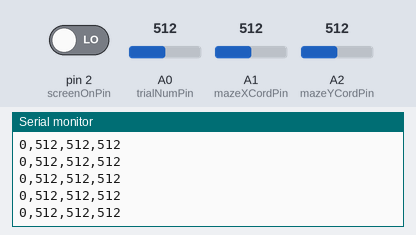
Bench run of a sketch on a simulated Arduino Uno, built with avr-gcc and run on an emulated ATmega328P. Parts: the last lines printed to the serial monitor. Inputs (shaded band) come from the test bench; at power-on: A0 (trialNumPin) = 512, A1 (mazeXCordPin) = 512, A2 (mazeYCordPin) = 512, pin 2 (screenOnPin) LOW.

Above: at 1.2 s.
1.3 s: A0 (trialNumPin) set to 716
At 1.35 s:
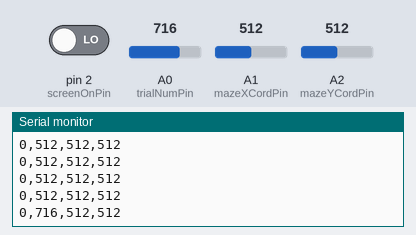
2.8 s: A1 (mazeXCordPin) set to 716
At 2.81 s:
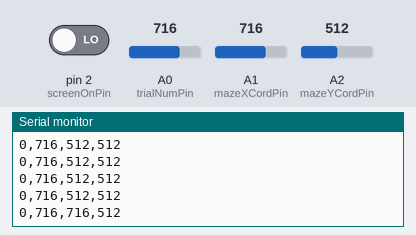
4.3 s: A2 (mazeYCordPin) set to 716
At 4.34 s:
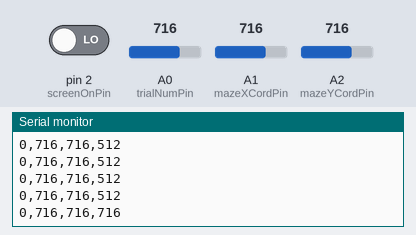
5.8 s: pin 2 (screenOnPin) driven HIGH
At 5.86 s:
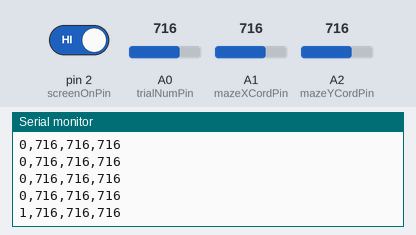
7.3 s: A0 (trialNumPin) set to 900
At 7.33 s:
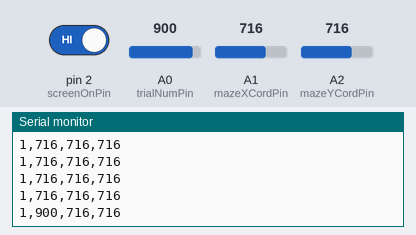
8.8 s: A1 (mazeXCordPin) set to 900
At 8.85 s:
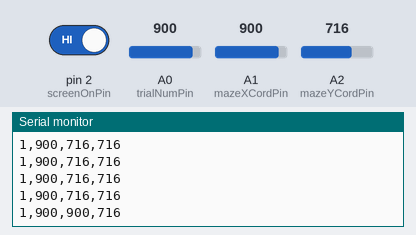
Timing chart, 0 to 11.3 s (numbered marks = the images above; inputs shaded):
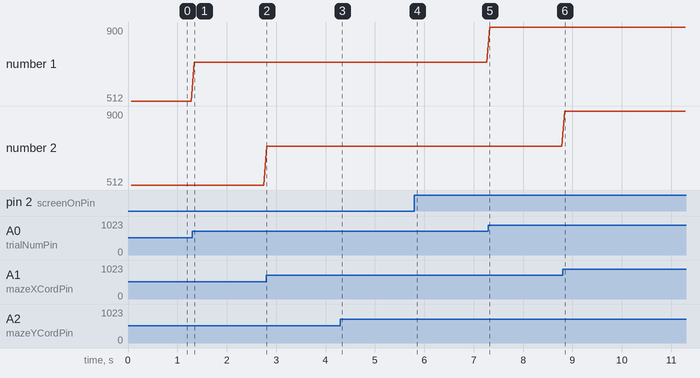

The sketch:

ArduinoSerialStr.ino
```cpp
/*
  Serial communication to sends signals from RTLinux to Matlab
   */

// set pin numbers:
const int screenOnPin = 2;
const int trialNumPin = A0;
const int mazeXCordPin = A1;
const int mazeYCordPin = A2;

long previousMillis = 0;
long interval = 60;           // interval at which to send data (milliseconds)

// the setup routine runs once when you press reset:
void setup() {
  pinMode(screenOnPin, INPUT);
  // initialize serial communication at 19200 bits per second:
  Serial.begin(115200);
}

// the loop routine runs over and over again forever:
void loop() {
  unsigned long currentMillis = millis();
  if (currentMillis < previousMillis) {
    previousMillis = 0;
  }
  if(currentMillis - previousMillis > interval) {
    // save the last time you blinked the LED
    previousMillis = currentMillis;

    // read the input on analog pin 0:
    int screenOn = digitalRead(screenOnPin);
    int trialNum = analogRead(trialNumPin);
    int mazeXCord = analogRead(mazeXCordPin);
    int mazeYCord = analogRead(mazeYCordPin);
    // print out the value you read:
    Serial.print(screenOn); // 0 or 1
    Serial.print(","); //
    Serial.print(trialNum); // 0 to 1023
    Serial.print(","); //
    Serial.print(mazeXCord); // 0 to 1023
    Serial.print(","); //
    Serial.println(mazeYCord); // 0 to 1023
    }
}
```

Measured:
- after the input at 1.3 s, the serial monitor: prints a new line at once (image 1)
- after the input at 2.8 s, the serial monitor: prints a new line at once (image 2)
- after the input at 4.3 s, the serial monitor: prints a new line at once (image 3)
- after the input at 5.8 s, the serial monitor: prints a new line after 0.06 s (image 4)
- after the input at 7.3 s, the serial monitor: prints a new line at once (image 5)
- after the input at 8.8 s, the serial monitor: prints a new line after 0.05 s (image 6)
- plotted number 1: 512 → 716 after the input at 1.3 s, 716 → 900 after the input at 7.3 s
